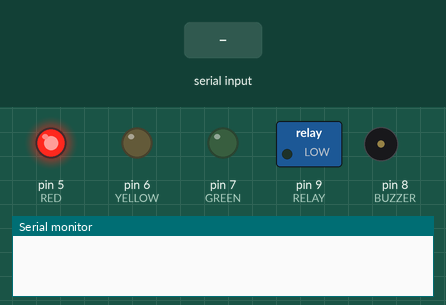
Recording of a sketch running on a simulated Arduino Mega 2560, built with avr-gcc and run on an emulated ATmega2560. On the bench: switched loads named in the sketch (green lamp = pin HIGH), output pins drawn as LEDs (lit = HIGH), buzzer (waves = sounding), the last lines printed to the serial monitor. Inputs (shaded band) come from the test bench.

Above: at 1.2 s.
1.3 s: "true\n" received over the second serial link
At 1.45 s:
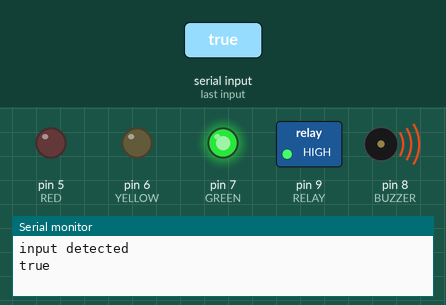
At 2.8 s:
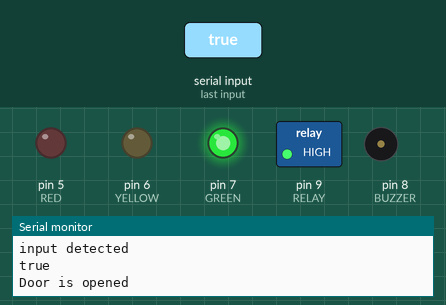
3.1 s: "false\n" received over the second serial link
At 3.25 s:
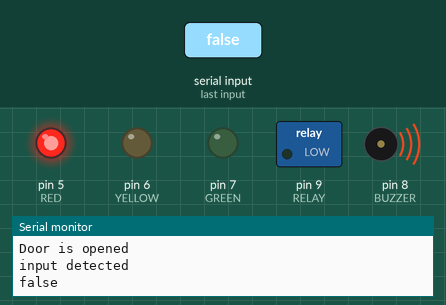
Timing chart, 0 to 6.1 s (numbered marks = the images above; inputs shaded):
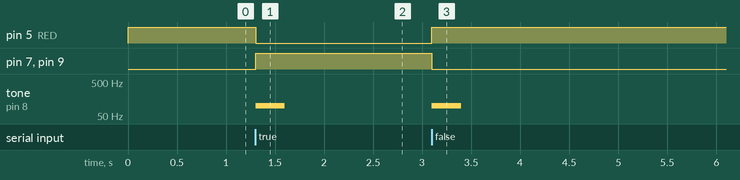

The sketch:

aws-test-6-2560.ino
```cpp
int RELAY = 9;
int BUZZER = 8;
int RED = 5;
int YELLOW = 6;
int GREEN = 7;
String readInput;

void setup() {
  // setup pin
  Serial3.begin(115200);
  Serial.begin(115200);
  pinMode(RELAY, OUTPUT);
  pinMode(RED, OUTPUT);
  pinMode(YELLOW, OUTPUT);
  pinMode(GREEN, OUTPUT);

  // initial setting
  digitalWrite(RED, HIGH);
  digitalWrite(YELLOW, LOW);
  digitalWrite(GREEN, LOW);
}

void loop() {
  // trigger the codes whenever an input is detected from the serial channel
  if (Serial3.available() || Serial.available()) {
    readInput = "";
    while (Serial3.available() || Serial.available()) {
      Serial.println("input detected");

      // cut the string
      readInput = Serial3.readStringUntil('\n');
      Serial.println(readInput);

      // unlock the entrance when it is true, else lock the entrance
      if (readInput.indexOf("true") > -1) {
        digitalWrite(RELAY, HIGH);
        digitalWrite(RED, LOW);
        digitalWrite(YELLOW, LOW);
        digitalWrite(GREEN, HIGH);
        tone(BUZZER, 100);
        delay(300);
        noTone(BUZZER);
        tone(BUZZER, 1000);
        noTone(BUZZER);
        Serial.println("Door is opened");
      } else if (readInput.indexOf("false") > -1) {
        digitalWrite(RELAY, LOW);
        digitalWrite(RED, HIGH);
        digitalWrite(YELLOW, LOW);
        digitalWrite(GREEN, LOW);
        tone(BUZZER, 100);
        delay(300);
        noTone(BUZZER);
        tone(BUZZER, 1000);
        noTone(BUZZER);
        Serial.println("Door is closed");
      }
    }

  }
}
```

Measured:
- after the input at 1.3 s, pin 5 (RED): HIGH → LOW at once; pin 7 (GREEN), pin 9 (RELAY): LOW → HIGH at once; tone on pin 8 (BUZZER): silent → 100 Hz at once, → silent 0.30 s later
- after the input at 3.1 s, pin 5 (RED): LOW → HIGH at once; pin 7 (GREEN), pin 9 (RELAY): HIGH → LOW at once; tone on pin 8 (BUZZER): silent → 100 Hz at once, → silent 0.30 s later
